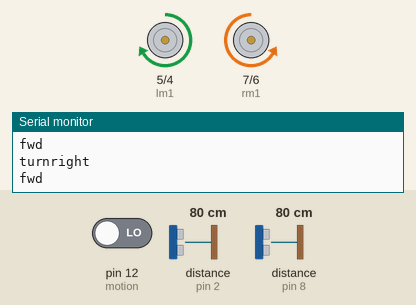
Recording of a sketch running on a simulated Arduino Uno, built with avr-gcc and run on an emulated ATmega328P. Parts: motor-driver pin pairs drawn as motors (green arrow = first pin HIGH = forward, orange = second pin HIGH = backward, longer = more drive, scaled by the enable pin), the last lines printed to the serial monitor. Wiring (inferred from the names in the program): 2 × ultrasonic range finder: trigger pin 3, echo pin 2 / trigger pin 9, echo pin 8. The inputs (shaded band) are chosen by the test bench; at power-on: pin 12 (motion) LOW, distance to the obstacle (sensors on pin 8, pin 2) 80 cm. The echo pulse lasts 58.3 µs per cm.

Above: at 2.1 s.
2.2 s: pin 12 (motion) driven HIGH
At 3.2 s:
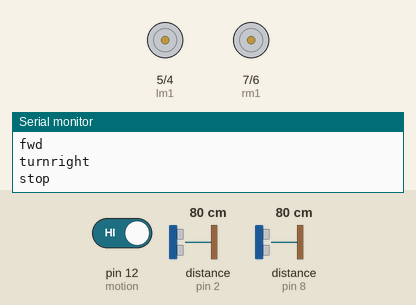
6.9 s: distance to the obstacle (sensor on pin 8) set to 12 cm
11.6 s: distance to the obstacle (sensor on pin 8) set to 9 cm
At 15.36 s:
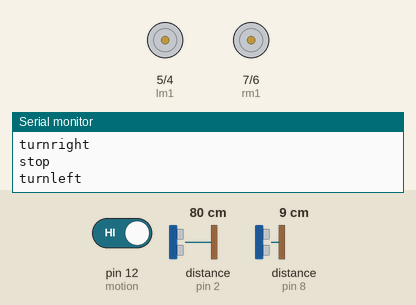
16.3 s: distance to the obstacle (sensor on pin 8) set to 18 cm
At 19.67 s:
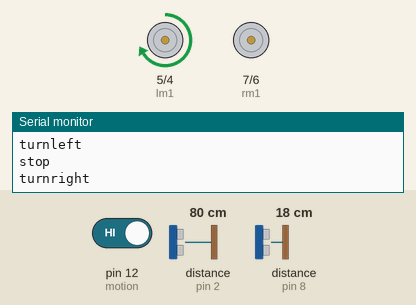
21.0 s: distance to the obstacle (sensor on pin 8) set to 2 cm
At 23.97 s:
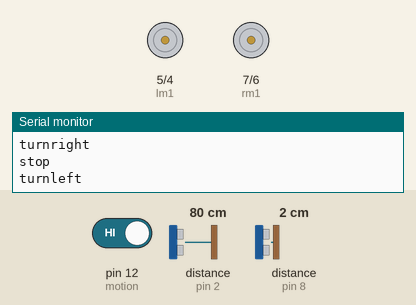
Timing chart, 0 to 25.5 s (numbered marks = the images above; inputs shaded):
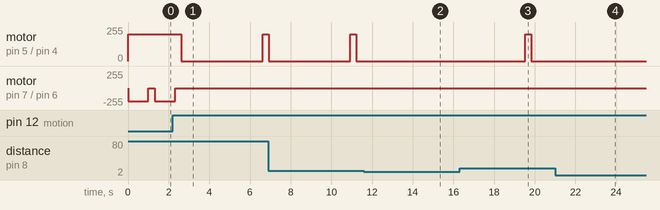

Measured:
- after the input at 2.2 s, motor on pin 5 (lm1) / pin 4 (lm2): forward 200/255 → stopped after 0.41 s, → forward 200/255 4.0 s later; motor on pin 7 (rm1) / pin 6 (rm2): goes on until 2.3 s, then stays stopped
- after the input at 11.6 s, motor on pin 5 (lm1) / pin 4 (lm2): stays stopped (without the input it goes to forward 200/255 after 3.6 s)
- after the input at 16.3 s, motor on pin 5 (lm1) / pin 4 (lm2): stopped → forward 200/255 after 3.2 s, → stopped 0.30 s later
- after the input at 21.0 s, motor on pin 5 (lm1) / pin 4 (lm2): stays stopped (without the input it goes to forward 200/255 after 2.8 s)

The sketch:

obs_car.ino
```cpp
int rm1 = 7;//right motor output1
int rm2 = 6;//right motor output 2
int lm1 = 5;//left motor output 1
int lm2 = 4;//left motor output 2
int us1tri = 9;// ultrasonic sensor 1 trigger
int us2tri = 3;//ultrasonic sensor 2 trigger
int us1echo = 8;//ultrasonic sensor 1 echo
int us2echo = 2;//ultrasonic sensor 2 echo
int speedrm = 10;//pin used to control right motor speed
int speedlm = 11;//pin
int motion = 12;
long duration1, inches1, duration2, inches2;


void setup() {
  Serial.begin(115200);

pinMode(rm1,OUTPUT);
pinMode(rm2,OUTPUT);
pinMode(lm1,OUTPUT);
pinMode(lm2,OUTPUT);
pinMode(us1tri,OUTPUT);
pinMode(us2tri,OUTPUT);
pinMode(us1echo,INPUT);
pinMode(us2echo,INPUT);
pinMode(speedrm,OUTPUT);
pinMode(speedlm,OUTPUT);
pinMode(motion,INPUT);
}

void loop() {
  int motion_s = digitalRead(motion);

if(motion_s == HIGH){
 stop();
 delay(3000);
} else{
fwd();
}

digitalWrite(us1tri,LOW);
digitalWrite(us2tri,LOW);
delay(0.005);
digitalWrite(us1tri,HIGH);
digitalWrite(us2tri,HIGH);
delay(0.01);
digitalWrite(us1tri,LOW);
digitalWrite(us2tri,LOW);

duration1 = pulseIn(us1echo,HIGH);
inches1 = (duration1/2)/74;
duration2 = pulseIn(us2echo,HIGH);
inches2 = (duration2/2)/74;


if( inches1 <= 3 ) {
 turnleft();

 delay(300);
}
else if(inches2 <= 3 ){
  turnright();

 delay(300);
}
else if (inches1 > 3|| inches2> 3){
  fwd();
}
}
void bckwd(){//right and left both motors are on
  digitalWrite(rm1,HIGH);
  digitalWrite(rm2,LOW);
  analogWrite(speedrm,200);

  digitalWrite(lm1,LOW);
  digitalWrite(lm2,HIGH);
  analogWrite(speedlm,200);
}
void fwd(){//right and left both motors are on
  digitalWrite(rm1,LOW);
  digitalWrite(rm2,HIGH);
  analogWrite(speedrm,200);

digitalWrite(lm1,HIGH);
digitalWrite(lm2,LOW);
analogWrite(speedlm,200);
Serial.println("fwd");
}
void turnright(){// right motor off and left motor on
  digitalWrite(rm1,LOW);
  digitalWrite(rm2,LOW);
  analogWrite(speedrm,0);

  digitalWrite(lm1,HIGH);
  digitalWrite(lm2,LOW);
  analogWrite(speedlm,200);
    Serial.println("turnright");

}
void turnleft(){//right motor on and left motor off
  digitalWrite(rm1,HIGH);
  digitalWrite(rm2,LOW);
  analogWrite(speedrm,200);

  digitalWrite(lm1,LOW);
  digitalWrite(lm2,LOW);
  analogWrite(speedrm,0);
   Serial.println("turnleft");
   }

void stop(){
digitalWrite(rm1,LOW);
digitalWrite(rm2,LOW);

digitalWrite(lm1,LOW);
digitalWrite(lm2,LOW);
Serial.println("stop");}
```
